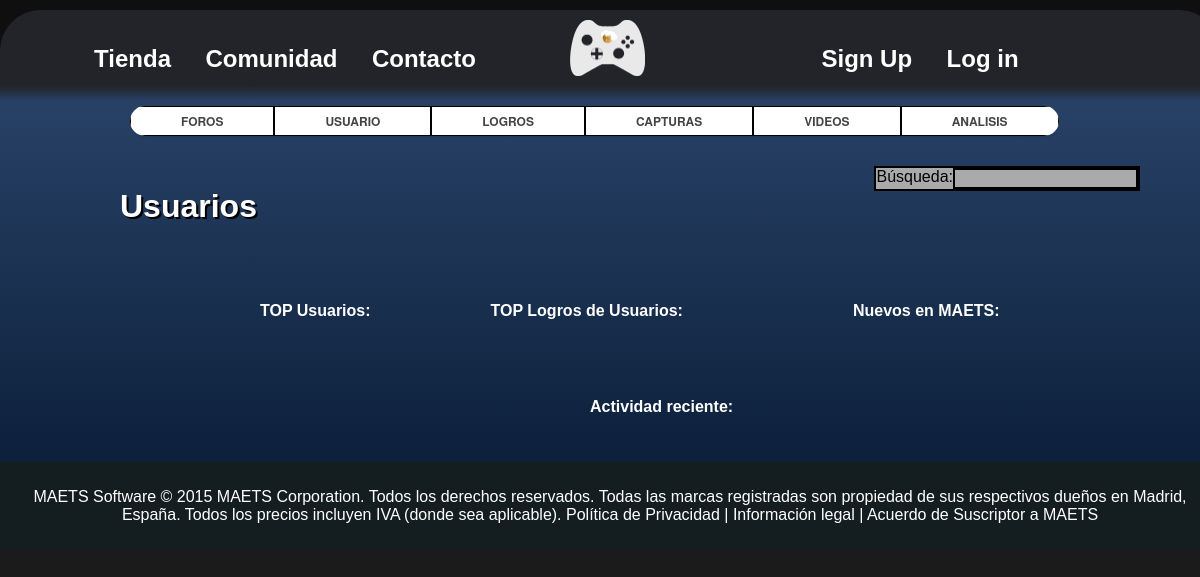
Page /community/usuarios.php on the earlier database version.
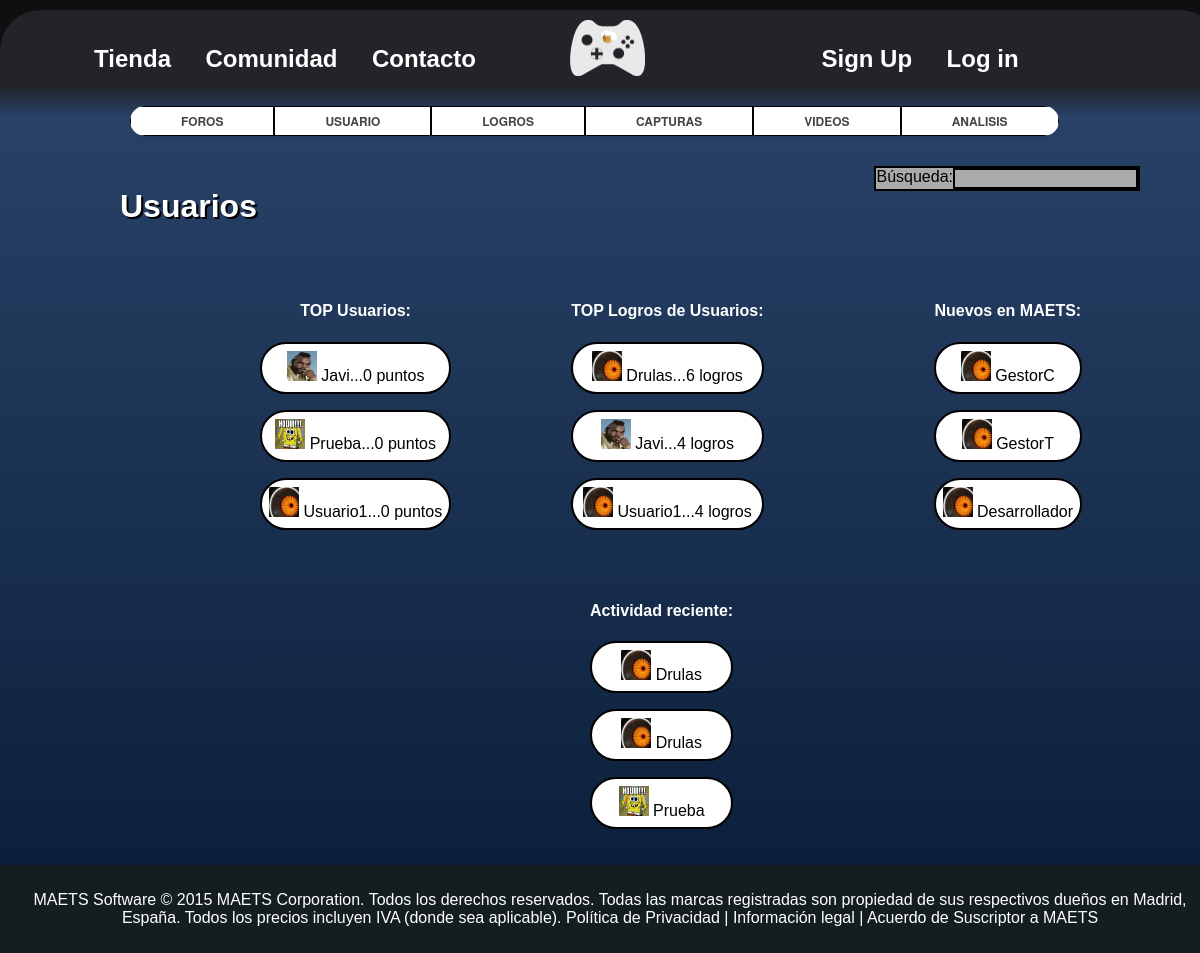
Same page on the later database version.
### tables this page shows
CREATE TABLE IF NOT EXISTS `usuario` (
`Id` int(10) NOT NULL,
  `Nick` varchar(20) NOT NULL,
  `Contrasenia` varchar(100) NOT NULL,
  `Nombre` varchar(20) NOT NULL,
  `Apellidos` varchar(50) NOT NULL,
  `Correo` varchar(50) NOT NULL,
  `Fecha de Nacimiento` date NOT NULL,
  `Pais` varchar(50) NOT NULL,
  `Ciudad` varchar(50) NOT NULL,
  `Direccion` varchar(100) NOT NULL,
  `Codigo Postal` int(7) NOT NULL,
  `Puntuacion` int(7) NOT NULL,
  `Rol` enum('Usuario Registrado','Administrador','Desarrollador','Gestor-Tienda','Gestor-Comunidad','') NOT NULL,
  `Imagen` varchar(150) NOT NULL,
  `Companyia` varchar(150) NOT NULL
);

### include/communityBD.php (called while the page is built, shortened)
<?php
function getTopUsers() {
	require_once ('../include/config.php');
	$connection = createConnection();
	$sql = "SELECT Nick, Imagen, Puntuacion FROM usuario ORDER BY Puntuacion DESC LIMIT 3";
	$res = $connection->query($sql) or die ($connection->error). " en la linea".(_LINE_-1);
	while($ret[] = $res->fetch_assoc());
	return $ret;
}
function getTopLogros() {
	require_once ('../include/config.php');
	$connection = createConnection();
	$sql = "SELECT IDUsuario, COUNT(IDUsuario) FROM consigue
			GROUP BY IdUsuario
			ORDER BY COUNT(IDUsuario) DESC LIMIT 3";
	$res = $connection->query($sql) or die ($connection->error). " en la linea".(_LINE_-1);
	while($ret[] = $res->fetch_assoc());
	return $ret;
}
function getUsuariosNuevos() {
	require_once ('../include/config.php');
	$connection = createConnection();
	$sql = "SELECT Nick, Imagen FROM usuario ORDER BY Id DESC LIMIT 3";
	$res = $connection->query($sql) or die ($connection->error). " en la linea".(_LINE_-1);
	while($ret[] = $res->fetch_assoc());
	return $ret;
}
function getUltimosPost() {
	require_once ('../include/config.php');
	$connection = createConnection();
	$sql = "SELECT IdUsuario FROM hilo ORDER BY Fecha_de_creacion DESC LIMIT 3";
	$res = $connection->query($sql) or die ($connection->error). " en la linea".(_LINE_-1);
	while($ret[] = $res->fetch_assoc());
	return $ret;
}
?>

### include/communityOp.php (called while the page is built, shortened)
<?php
require('communityBD.php');
function obtenerTopUsers() {
	return getTopUsers();
}
function obtenerTopLogros() {
	return getTopLogros();
}
function obtenerUsuariosNuevos() {
	return getUsuariosNuevos();
}
function obtenerUltimosPost() {
	return getUltimosPost();
}
?>

### include/usersBD.php (called while the page is built, shortened)
<?php
function selectUserById($iduser){
	$con = createConnection();
	$sql = "SELECT * FROM usuario WHERE id = '$iduser'";
	$rs = $con->query($sql) or die  ($con->error. " en la linea ".(_LINE_-1));
	if($rs != NULL)
	{
		if($row = $rs->fetch_assoc())
		{
			return ($row);
		}
		else
			closeConnection($con);
			return (NULL);
	}
}
?>

### include/config.php (called while the page is built, shortened)
<?php
function createConnection(){
	$servidor="localhost";
	$user="root";
	$bdd="maets";
	$mysqli = new mysqli($servidor, $user, "", $bdd);
	return $mysqli;
}

### include/vComunidad.php (the view, shortened to what this page needs)
<?php
require_once('communityOp.php');
require_once('usersBD.php');
	function generarTopUsuarios() {
		$usuarios = obtenerTopUsers();
		foreach ($usuarios as $user) {
			if($user!=NULL)
				echo " <p><a href='../Usuario/Usuario.php?user=" .$user['Nick']. "'><img class='imageUser' src='../images/usuarios/" .$user['Imagen']. "'> </a>" .$user['Nick']. "..." .$user['Puntuacion']. " puntos</p>";
		}
	}
	function generarTopLogros() {
		$idUsuarios = obtenerTopLogros();
		foreach ($idUsuarios as $user) {
			if($user!=NULL){
				$usuario = selectUserById($user['IDUsuario']);
				echo " <p><a href='../Usuario/Usuario.php?user=" .$usuario['Nick']. "'><img class='imageUser' src='../images/usuarios/" .$usuario['Imagen']. "'> </a>" .$usuario['Nick']. "..." .$user['COUNT(IDUsuario)']. " logros</p>";
			}
		}
	}
	function generarNuevosUsuarios() {
		$usuarios = obtenerUsuariosNuevos();
		foreach ($usuarios as $user) {
			if($user!=NULL)
				echo " <p><a href='../Usuario/Usuario.php?user=" .$user['Nick']. "'><img class='imageUser' src='../images/usuarios/" .$user['Imagen']. "'> </a>" .$user['Nick']. "</p>";
		}
	}
	function generarUltimosPost() {
		$usuarios = obtenerUltimosPost();
		foreach ($usuarios as $user) {
			if($user!=NULL) {
				$usuario = selectUserById($user['IdUsuario']);
				echo " <p><a href='../Usuario/Usuario.php?user=" .$usuario['Nick']. "'><img class='imageUser' src='../images/usuarios/" .$usuario['Imagen']. "'> </a>" .$usuario['Nick']. "</p>";
			}
		}
	}
?>

Differences in the rows shown:
added usuario: Imagen (picture), Nick "Javi", Puntuacion "0", shown under "TOP Usuarios:"
added usuario: Imagen (picture), Nick "Prueba", Puntuacion "0", shown under "TOP Usuarios:"
added usuario: Imagen (picture), Nick "Usuario1", Puntuacion "0", shown under "TOP Usuarios:"
added usuario: Imagen (picture), Nick "Drulas"
added usuario: Imagen (picture), Nick "GestorC", shown under "Nuevos en MAETS:"
added usuario: Imagen (picture), Nick "GestorT", shown under "Nuevos en MAETS:"
added usuario: Imagen (picture), Nick "Desarrollador", shown under "Nuevos en MAETS:"
Other differences:
new list line: "... 6 logros"
new list line: "... 4 logros"
